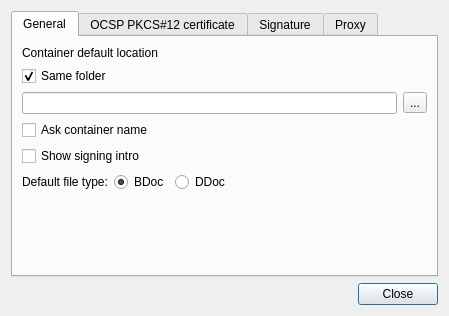
<?xml version="1.0" encoding="UTF-8"?>
<ui version="4.0">
 <class>Settings</class>
 <widget class="QDialog" name="Settings">
  <property name="geometry">
   <rect>
    <x>0</x>
    <y>0</y>
    <width>427</width>
    <height>316</height>
   </rect>
  </property>
  <property name="windowTitle">
   <string>Settings</string>
  </property>
  <layout class="QVBoxLayout" name="verticalLayout">
   <item>
    <widget class="QTabWidget" name="tabWidget">
     <property name="currentIndex">
      <number>0</number>
     </property>
     <widget class="QWidget" name="tabGeneral">
      <attribute name="title">
       <string>General</string>
      </attribute>
      <layout class="QVBoxLayout" name="tabGeneralLayout">
       <item>
        <widget class="QLabel" name="label">
         <property name="text">
          <string>Container default location</string>
         </property>
        </widget>
       </item>
       <item>
        <widget class="QCheckBox" name="defaultSameDir">
         <property name="text">
          <string>Same folder</string>
         </property>
         <property name="checked">
          <bool>true</bool>
         </property>
        </widget>
       </item>
       <item>
        <layout class="QHBoxLayout" name="defaultDirLayout">
         <item>
          <widget class="QLineEdit" name="defaultDir">
           <property name="readOnly">
            <bool>true</bool>
           </property>
          </widget>
         </item>
         <item>
          <widget class="QToolButton" name="selectDefaultDir">
           <property name="text">
            <string>...</string>
           </property>
          </widget>
         </item>
        </layout>
       </item>
       <item>
        <widget class="QCheckBox" name="askSaveAs">
         <property name="text">
          <string>Ask container name</string>
         </property>
        </widget>
       </item>
       <item>
        <widget class="QCheckBox" name="showIntro">
         <property name="text">
          <string>Show signing intro</string>
         </property>
        </widget>
       </item>
       <item>
        <layout class="QHBoxLayout" name="typeLayout">
         <item>
          <widget class="QLabel" name="typeLabel">
           <property name="text">
            <string>Default file type:</string>
           </property>
          </widget>
         </item>
         <item>
          <widget class="QRadioButton" name="typeBDoc">
           <property name="text">
            <string notr="true">BDoc</string>
           </property>
           <property name="checked">
            <bool>true</bool>
           </property>
          </widget>
         </item>
         <item>
          <widget class="QRadioButton" name="typeDDoc">
           <property name="text">
            <string notr="true">DDoc</string>
           </property>
          </widget>
         </item>
         <item>
          <spacer name="typeSpacer">
           <property name="orientation">
            <enum>Qt::Horizontal</enum>
           </property>
           <property name="sizeHint" stdset="0">
            <size>
             <width>40</width>
             <height>20</height>
            </size>
           </property>
          </spacer>
         </item>
        </layout>
       </item>
       <item>
        <spacer name="tabGeneralSpacer">
         <property name="orientation">
          <enum>Qt::Vertical</enum>
         </property>
         <property name="sizeHint" stdset="0">
          <size>
           <width>20</width>
           <height>40</height>
          </size>
         </property>
        </spacer>
       </item>
      </layout>
     </widget>
     <widget class="QWidget" name="tabPKCS12">
      <attribute name="title">
       <string>OCSP PKCS#12 certificate</string>
      </attribute>
      <layout class="QGridLayout" name="tabPKCS12Layout">
       <item row="0" column="0">
        <widget class="QLabel" name="p12CertLabel">
         <property name="text">
          <string>Certificate</string>
         </property>
        </widget>
       </item>
       <item row="0" column="1">
        <layout class="QHBoxLayout" name="p12Layout">
         <item>
          <widget class="QLineEdit" name="p12Cert"/>
         </item>
         <item>
          <widget class="QToolButton" name="p12Button">
           <property name="text">
            <string>...</string>
           </property>
          </widget>
         </item>
        </layout>
       </item>
       <item row="1" column="0">
        <widget class="QLabel" name="p12PassLabel">
         <property name="text">
          <string>Password</string>
         </property>
        </widget>
       </item>
       <item row="1" column="1">
        <widget class="QLineEdit" name="p12Pass"/>
       </item>
       <item row="2" column="1">
        <spacer name="tabPKCS12Spacer">
         <property name="orientation">
          <enum>Qt::Vertical</enum>
         </property>
         <property name="sizeHint" stdset="0">
          <size>
           <width>20</width>
           <height>153</height>
          </size>
         </property>
        </spacer>
       </item>
      </layout>
     </widget>
     <widget class="QWidget" name="tabSignature">
      <attribute name="title">
       <string>Signature</string>
      </attribute>
      <layout class="QFormLayout" name="tabSignatureLayout">
       <item row="0" column="0">
        <widget class="QLabel" name="signRoleLabel">
         <property name="text">
          <string>Role</string>
         </property>
        </widget>
       </item>
       <item row="0" column="1">
        <widget class="QLineEdit" name="signRoleInput"/>
       </item>
       <item row="1" column="0">
        <widget class="QLabel" name="signResolutionLabel">
         <property name="text">
          <string>Resolution</string>
         </property>
        </widget>
       </item>
       <item row="1" column="1">
        <widget class="QLineEdit" name="signResolutionInput"/>
       </item>
       <item row="2" column="1">
        <spacer name="signLocationSpacer">
         <property name="orientation">
          <enum>Qt::Vertical</enum>
         </property>
         <property name="sizeType">
          <enum>QSizePolicy::Fixed</enum>
         </property>
         <property name="sizeHint" stdset="0">
          <size>
           <width>20</width>
           <height>10</height>
          </size>
         </property>
        </spacer>
       </item>
       <item row="3" column="0">
        <widget class="QLabel" name="signCityLabel">
         <property name="text">
          <string>City</string>
         </property>
        </widget>
       </item>
       <item row="3" column="1">
        <widget class="QLineEdit" name="signCityInput"/>
       </item>
       <item row="4" column="0">
        <widget class="QLabel" name="signStateLabel">
         <property name="text">
          <string>State</string>
         </property>
        </widget>
       </item>
       <item row="4" column="1">
        <widget class="QLineEdit" name="signStateInput"/>
       </item>
       <item row="5" column="0">
        <widget class="QLabel" name="signCountryLabel">
         <property name="text">
          <string>Country</string>
         </property>
        </widget>
       </item>
       <item row="5" column="1">
        <widget class="QLineEdit" name="signCountryInput"/>
       </item>
       <item row="6" column="0">
        <widget class="QLabel" name="signZipLabel">
         <property name="text">
          <string>Zip</string>
         </property>
        </widget>
       </item>
       <item row="6" column="1">
        <widget class="QLineEdit" name="signZipInput"/>
       </item>
       <item row="7" column="0" colspan="2">
        <widget class="QCheckBox" name="signOverwrite">
         <property name="text">
          <string>Save last insert role and resolution</string>
         </property>
        </widget>
       </item>
       <item row="8" column="0">
        <spacer name="tabSignatureSpacer">
         <property name="orientation">
          <enum>Qt::Vertical</enum>
         </property>
         <property name="sizeHint" stdset="0">
          <size>
           <width>20</width>
           <height>40</height>
          </size>
         </property>
        </spacer>
       </item>
      </layout>
     </widget>
     <widget class="QWidget" name="tabProxy">
      <attribute name="title">
       <string>Proxy</string>
      </attribute>
      <layout class="QFormLayout" name="tabProxyLayout">
       <property name="fieldGrowthPolicy">
        <enum>QFormLayout::AllNonFixedFieldsGrow</enum>
       </property>
       <item row="0" column="0">
        <widget class="QLabel" name="proxyHostLabel">
         <property name="text">
          <string>Host</string>
         </property>
        </widget>
       </item>
       <item row="0" column="1">
        <widget class="QLineEdit" name="proxyHost"/>
       </item>
       <item row="1" column="0">
        <widget class="QLabel" name="proxyPortLabel">
         <property name="text">
          <string>Port</string>
         </property>
        </widget>
       </item>
       <item row="1" column="1">
        <widget class="QLineEdit" name="proxyPort"/>
       </item>
       <item row="2" column="1">
        <spacer name="tabProxySpacer">
         <property name="orientation">
          <enum>Qt::Vertical</enum>
         </property>
         <property name="sizeHint" stdset="0">
          <size>
           <width>373</width>
           <height>40</height>
          </size>
         </property>
        </spacer>
       </item>
      </layout>
     </widget>
    </widget>
   </item>
   <item>
    <widget class="QDialogButtonBox" name="buttonBox">
     <property name="standardButtons">
      <set>QDialogButtonBox::Close</set>
     </property>
    </widget>
   </item>
  </layout>
 </widget>
 <tabstops>
  <tabstop>defaultDir</tabstop>
  <tabstop>selectDefaultDir</tabstop>
  <tabstop>signRoleInput</tabstop>
  <tabstop>signResolutionInput</tabstop>
  <tabstop>signCityInput</tabstop>
  <tabstop>signStateInput</tabstop>
  <tabstop>signCountryInput</tabstop>
  <tabstop>signZipInput</tabstop>
  <tabstop>signOverwrite</tabstop>
 </tabstops>
 <resources/>
 <connections>
  <connection>
   <sender>showIntro</sender>
   <signal>clicked()</signal>
   <receiver>Settings</receiver>
   <slot>save()</slot>
   <hints>
    <hint type="sourcelabel">
     <x>219</x>
     <y>131</y>
    </hint>
    <hint type="destinationlabel">
     <x>217</x>
     <y>188</y>
    </hint>
   </hints>
  </connection>
  <connection>
   <sender>signRoleInput</sender>
   <signal>editingFinished()</signal>
   <receiver>Settings</receiver>
   <slot>save()</slot>
   <hints>
    <hint type="sourcelabel">
     <x>214</x>
     <y>199</y>
    </hint>
    <hint type="destinationlabel">
     <x>217</x>
     <y>188</y>
    </hint>
   </hints>
  </connection>
  <connection>
   <sender>signResolutionInput</sender>
   <signal>editingFinished()</signal>
   <receiver>Settings</receiver>
   <slot>save()</slot>
   <hints>
    <hint type="sourcelabel">
     <x>214</x>
     <y>219</y>
    </hint>
    <hint type="destinationlabel">
     <x>217</x>
     <y>188</y>
    </hint>
   </hints>
  </connection>
  <connection>
   <sender>signCityInput</sender>
   <signal>editingFinished()</signal>
   <receiver>Settings</receiver>
   <slot>save()</slot>
   <hints>
    <hint type="sourcelabel">
     <x>214</x>
     <y>259</y>
    </hint>
    <hint type="destinationlabel">
     <x>217</x>
     <y>188</y>
    </hint>
   </hints>
  </connection>
  <connection>
   <sender>signStateInput</sender>
   <signal>editingFinished()</signal>
   <receiver>Settings</receiver>
   <slot>save()</slot>
   <hints>
    <hint type="sourcelabel">
     <x>214</x>
     <y>279</y>
    </hint>
    <hint type="destinationlabel">
     <x>217</x>
     <y>188</y>
    </hint>
   </hints>
  </connection>
  <connection>
   <sender>signCountryInput</sender>
   <signal>editingFinished()</signal>
   <receiver>Settings</receiver>
   <slot>save()</slot>
   <hints>
    <hint type="sourcelabel">
     <x>214</x>
     <y>299</y>
    </hint>
    <hint type="destinationlabel">
     <x>217</x>
     <y>188</y>
    </hint>
   </hints>
  </connection>
  <connection>
   <sender>signZipInput</sender>
   <signal>editingFinished()</signal>
   <receiver>Settings</receiver>
   <slot>save()</slot>
   <hints>
    <hint type="sourcelabel">
     <x>214</x>
     <y>319</y>
    </hint>
    <hint type="destinationlabel">
     <x>217</x>
     <y>188</y>
    </hint>
   </hints>
  </connection>
  <connection>
   <sender>signOverwrite</sender>
   <signal>clicked()</signal>
   <receiver>Settings</receiver>
   <slot>save()</slot>
   <hints>
    <hint type="sourcelabel">
     <x>214</x>
     <y>349</y>
    </hint>
    <hint type="destinationlabel">
     <x>217</x>
     <y>188</y>
    </hint>
   </hints>
  </connection>
  <connection>
   <sender>askSaveAs</sender>
   <signal>clicked()</signal>
   <receiver>Settings</receiver>
   <slot>save()</slot>
   <hints>
    <hint type="sourcelabel">
     <x>226</x>
     <y>95</y>
    </hint>
    <hint type="destinationlabel">
     <x>226</x>
     <y>207</y>
    </hint>
   </hints>
  </connection>
  <connection>
   <sender>defaultSameDir</sender>
   <signal>clicked()</signal>
   <receiver>Settings</receiver>
   <slot>save()</slot>
   <hints>
    <hint type="sourcelabel">
     <x>226</x>
     <y>39</y>
    </hint>
    <hint type="destinationlabel">
     <x>226</x>
     <y>207</y>
    </hint>
   </hints>
  </connection>
  <connection>
   <sender>buttonBox</sender>
   <signal>clicked(QAbstractButton*)</signal>
   <receiver>Settings</receiver>
   <slot>reject()</slot>
   <hints>
    <hint type="sourcelabel">
     <x>226</x>
     <y>394</y>
    </hint>
    <hint type="destinationlabel">
     <x>226</x>
     <y>207</y>
    </hint>
   </hints>
  </connection>
  <connection>
   <sender>typeBDoc</sender>
   <signal>clicked()</signal>
   <receiver>Settings</receiver>
   <slot>save()</slot>
   <hints>
    <hint type="sourcelabel">
     <x>131</x>
     <y>148</y>
    </hint>
    <hint type="destinationlabel">
     <x>226</x>
     <y>229</y>
    </hint>
   </hints>
  </connection>
  <connection>
   <sender>typeDDoc</sender>
   <signal>clicked()</signal>
   <receiver>Settings</receiver>
   <slot>save()</slot>
   <hints>
    <hint type="sourcelabel">
     <x>194</x>
     <y>148</y>
    </hint>
    <hint type="destinationlabel">
     <x>226</x>
     <y>229</y>
    </hint>
   </hints>
  </connection>
  <connection>
   <sender>proxyHost</sender>
   <signal>editingFinished()</signal>
   <receiver>Settings</receiver>
   <slot>save()</slot>
   <hints>
    <hint type="sourcelabel">
     <x>249</x>
     <y>51</y>
    </hint>
    <hint type="destinationlabel">
     <x>222</x>
     <y>148</y>
    </hint>
   </hints>
  </connection>
  <connection>
   <sender>proxyPort</sender>
   <signal>editingFinished()</signal>
   <receiver>Settings</receiver>
   <slot>save()</slot>
   <hints>
    <hint type="sourcelabel">
     <x>249</x>
     <y>78</y>
    </hint>
    <hint type="destinationlabel">
     <x>222</x>
     <y>148</y>
    </hint>
   </hints>
  </connection>
  <connection>
   <sender>p12Pass</sender>
   <signal>editingFinished()</signal>
   <receiver>Settings</receiver>
   <slot>save()</slot>
   <hints>
    <hint type="sourcelabel">
     <x>242</x>
     <y>82</y>
    </hint>
    <hint type="destinationlabel">
     <x>211</x>
     <y>148</y>
    </hint>
   </hints>
  </connection>
  <connection>
   <sender>p12Cert</sender>
   <signal>editingFinished()</signal>
   <receiver>Settings</receiver>
   <slot>save()</slot>
   <hints>
    <hint type="sourcelabel">
     <x>225</x>
     <y>51</y>
    </hint>
    <hint type="destinationlabel">
     <x>211</x>
     <y>148</y>
    </hint>
   </hints>
  </connection>
 </connections>
 <slots>
  <slot>save()</slot>
 </slots>
</ui>
